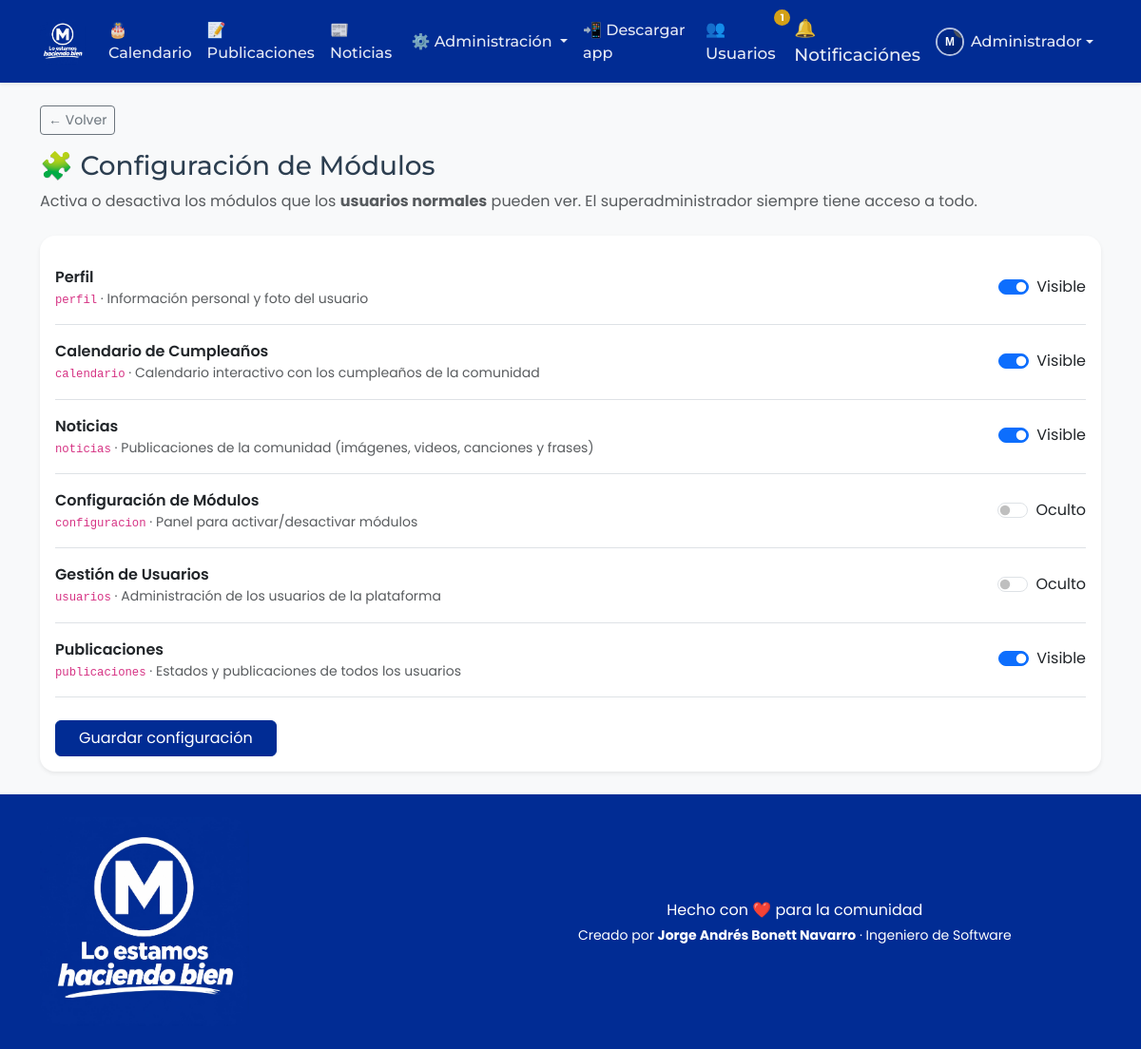
The page /modules/admin/modules_config.php (signed in) on the database its author committed.
### tables this page shows
CREATE TABLE `usuarios` (
  `id`               INT UNSIGNED NOT NULL AUTO_INCREMENT,
  `id_rol`           INT UNSIGNED NOT NULL DEFAULT 2,
  `usuario`          VARCHAR(50)  NOT NULL COMMENT 'Nombre de usuario para iniciar sesión',
  `nombre`           VARCHAR(80)  NOT NULL,
  `apellidos`        VARCHAR(120) NOT NULL,
  `fecha_nacimiento` DATE         NOT NULL,
  `direccion`        VARCHAR(255) DEFAULT NULL,
  `barrio`           VARCHAR(120) DEFAULT NULL,
  `zona`             ENUM('Urbana','Vereda') NOT NULL DEFAULT 'Urbana',
  `foto`             VARCHAR(255) DEFAULT NULL COMMENT 'Ruta relativa de la imagen de perfil',
  `email`            VARCHAR(160) DEFAULT NULL,
  `password`         VARCHAR(255) NOT NULL COMMENT 'Hash generado con password_hash()',
  `estado`           TINYINT(1)   NOT NULL DEFAULT 1 COMMENT '1=Activo, 2=Inactivo',
  `creado_en`        TIMESTAMP    NOT NULL DEFAULT CURRENT_TIMESTAMP,
  PRIMARY KEY (`id`),
  UNIQUE KEY `uq_usuarios_usuario` (`usuario`),
  UNIQUE KEY `uq_usuarios_email` (`email`),
  KEY `idx_usuarios_rol` (`id_rol`),
  KEY `idx_usuarios_nacimiento` (`fecha_nacimiento`),
  CONSTRAINT `fk_usuarios_rol` FOREIGN KEY (`id_rol`)
    REFERENCES `roles` (`id`) ON UPDATE CASCADE ON DELETE RESTRICT
);

CREATE TABLE `modulos` (
  `id`            INT UNSIGNED NOT NULL AUTO_INCREMENT,
  `nombre`        VARCHAR(120) NOT NULL,
  `clave_modulo`  VARCHAR(60)  NOT NULL,
  `descripcion`   VARCHAR(255) DEFAULT NULL,
  PRIMARY KEY (`id`),
  UNIQUE KEY `uq_modulos_clave` (`clave_modulo`)
);

### config/database.php (called while the page is built, shortened)
<?php
class Database
{
    private static $instance = null;
    public static function connection(): PDO
    {
        if (self::$instance === null) {
            $host = $_ENV['DB_HOST'] ?? 'localhost';
            $port = $_ENV['DB_PORT'] ?? '3306';
            $name = $_ENV['DB_NAME'] ?? 'monchomania';
            $user = $_ENV['DB_USER'] ?? 'root';
            $pass = $_ENV['DB_PASS'] ?? '';
            $dsn = sprintf(
                'mysql:host=%s;port=%s;dbname=%s;charset=utf8mb4',
                $host,
                $port,
                $name
            );
            $options = [
                PDO::ATTR_ERRMODE            => PDO::ERRMODE_EXCEPTION,
                PDO::ATTR_DEFAULT_FETCH_MODE => PDO::FETCH_ASSOC,
                PDO::ATTR_EMULATE_PREPARES   => false,
                PDO::ATTR_STRINGIFY_FETCHES  => false,
                PDO::MYSQL_ATTR_INIT_COMMAND => 'SET NAMES utf8mb4 COLLATE utf8mb4_unicode_ci',
            ];
            try {
                self::$instance = new PDO($dsn, $user, $pass, $options);
                self::$instance->exec("SET time_zone = '+00:00'");
            } catch (PDOException $e) {
                http_response_code(500);
                if (($_ENV['APP_DEBUG'] ?? 'false') === 'true') {
                    die('Error de conexión a la base de datos: ' . $e->getMessage());
                }
                die('Error de conexión a la base de datos.');
            }
        }
        return self::$instance;
    }
}

### modules/admin/modules_config.php (the view, shortened to what this page needs)
<?php
$stmt = Database::connection()->query(
    "SELECT m.id, m.nombre, m.clave_modulo, m.descripcion, COALESCE(pm.visible, 0) AS visible
       FROM modulos m
       LEFT JOIN permisos_modulos pm ON pm.id_modulo = m.id AND pm.id_rol = 2
      ORDER BY m.id"
);
$modulos = $stmt->fetchAll();
require_once __DIR__ . '/../../includes/header.php';
require_once __DIR__ . '/../../includes/navbar.php';
?>
<div class="container py-4">
    <?= back_button('modules/calendar/index.php') ?>
    <h1 class="h3 mb-2">🧩 Configuración de Módulos</h1>
    <p class="text-muted mb-4">
        Activa o desactiva los módulos que los <strong>usuarios normales</strong> pueden ver.
        El superadministrador siempre tiene acceso a todo.
    </p>
    <div class="card mm-card shadow-sm">
        <div class="card-body">
            <form method="post" action="">
                <?php foreach ($modulos as $m): ?>
                    <div class="d-flex align-items-center justify-content-between py-3 border-bottom">
                        <div class="me-3">
                            <div class="fw-semibold"><?= e($m['nombre']) ?></div>
                            <div class="text-muted small">
                                <code><?= e($m['clave_modulo']) ?></code> · <?= e($m['descripcion']) ?>
                            </div>
                        </div>
                        <div class="form-check form-switch ms-3">
                            <input class="form-check-input" type="checkbox" role="switch"
                                   id="modulo_<?= (int) $m['id'] ?>" name="modulo_<?= (int) $m['id'] ?>"
                                   <?= (int) $m['visible'] === 1 ? 'checked' : '' ?>>
                            <label class="form-check-label" for="modulo_<?= (int) $m['id'] ?>">
                                <?= (int) $m['visible'] === 1 ? 'Visible' : 'Oculto' ?>
                            </label>
                        </div>
                    </div>
                <?php endforeach; ?>
                <button type="submit" class="btn btn-primary mt-4 px-4">Guardar configuración</button>
            </form>
        </div>
    </div>
</div>
<?php require_once __DIR__ . '/../../includes/footer.php'; ?>

### includes/navbar.php (shortened to what this page needs)
<?php
$currentUser = $currentUser ?? (is_logged_in() ? current_user() : null);
$totalUsuariosActivos = 0;
if ($currentUser) {
    $totalUsuariosActivos = total_users_count();
}
?>
<nav class="navbar navbar-expand-lg navbar-dark mm-navbar sticky-top shadow-sm">
    <div class="container">
        <a class="navbar-brand mm-brand" href="<?= base_url('index.php') ?>">
            <img src="<?= asset('img/logo.png') ?>" alt="monchomania" class="mm-logo">
        </a>
        <div class="collapse navbar-collapse" id="mainNav">
            <ul class="navbar-nav ms-auto align-items-lg-center">
                <?php if ($currentUser): ?>
                    <?php if (module_is_visible('calendario')): ?>
                        <li class="nav-item">
                            <a class="nav-link" href="<?= base_url('modules/calendar/index.php') ?>">
                                🎂 Calendario
                            </a>
                        </li>
                    <?php endif; ?>
                    <?php if (module_is_visible('publicaciones')): ?>
                        <li class="nav-item">
                            <a class="nav-link" href="<?= base_url('modules/posts/index.php') ?>">
                                📝 Publicaciones
                            </a>
                        </li>
                    <?php endif; ?>
                    <?php if (module_is_visible('noticias')): ?>
                        <li class="nav-item">
                            <a class="nav-link" href="<?= base_url('modules/news/index.php') ?>">
                                📰 Noticias
                            </a>
                        </li>
                    <?php endif; ?>
                    <?php if (is_admin()): ?>
                        <li class="nav-item dropdown">
                            <a class="nav-link dropdown-toggle" href="#" role="button"
                               data-bs-toggle="dropdown" aria-expanded="false">
                                ⚙️ Administración
                            </a>
                        </li>
                    <?php endif; ?>
                    <li class="nav-item">
                        <a class="nav-link js-install-app" href="#" role="button" title="Descargar como app">
                            📲 Descargar app
                        </a>
                    </li>
                    <li class="nav-item">
                        <a class="nav-link position-relative mm-users"
                           href="<?= base_url('modules/users/index.php') ?>"
                           title="Usuarios de la comunidad">
                            👥 Usuarios
                            <span class="badge rounded-pill mm-users-badge"><?= $totalUsuariosActivos ?></span>
                        </a>
                    </li>
                    <li class="nav-item dropdown">
                        <a class="nav-link position-relative mm-bell" href="#" role="button"
                           data-bs-toggle="dropdown" data-bs-auto-close="outside" aria-expanded="false"
                           aria-label="Notificaciones"
                           data-read-url="<?= base_url('modules/notifications/read.php') ?>"
                           data-delete-url="<?= base_url('modules/notifications/delete.php') ?>">
                            🔔Notificaciónes
                        </a>
                    </li>
                    <li class="nav-item dropdown">
                        <a class="nav-link dropdown-toggle d-flex align-items-center" href="#" role="button"
                           data-bs-toggle="dropdown" aria-expanded="false">
                            <img src="<?= e($currentUser['foto'] ? uploads_url('profiles/' . $currentUser['foto']) : asset('img/avatar-default.svg')) ?>"
                                 class="nav-avatar js-profile-photo" alt="Foto de perfil">
                            <span><?= e($currentUser['nombre']) ?></span>
                        </a>
                    </li>
                <?php endif; ?>
            </ul>
        </div>
    </div>
</nav>

### assets/css/style.css (style rules this page uses)
:root { --mm-primary: #012C94; --mm-primary-dark: #012069; --mm-primary-darker: #001442; --mm-primary-soft: #EDF1FC; --mm-accent: #D4A017; --mm-accent-soft: #FBF3E0; --mm-dark: #2C3E50; --mm-muted: #7F8C8D; --mm-light: #F8F9FA; --mm-border: #E9ECEF; --mm-radius: 1rem; --mm-shadow: 0 8px 24px rgba(44, 62, 80, 0.08); --mm-shadow-hover: 0 14px 34px rgba(44, 62, 80, 0.15); --font-heading: 'Montserrat', sans-serif; --font-body: 'Poppins', sans-serif; }
body { font-family: var(--font-body); background: var(--mm-light); color: var(--mm-dark); min-height: 100vh; display: flex; flex-direction: column; }
h1, h2, h3, h4, h5, h6 { font-family: var(--font-heading); }
a { color: var(--mm-primary); }
.mm-brand { display: inline-flex; align-items: center; padding: 0; }
.mm-logo { display: block; height: 48px; width: auto; border-radius: 12px; }
.mm-navbar { background: var(--mm-primary); box-shadow: 0 4px 14px rgba(1, 32, 105, 0.25); }
.mm-navbar .nav-link { font-family: var(--font-heading); font-weight: 500; color: rgba(255, 255, 255, 0.9) !important; }
.nav-avatar { width: 30px; height: 30px; border-radius: 50%; object-fit: cover; margin-right: 7px; border: 2px solid rgba(255, 255, 255, 0.7); }
.js-profile-photo { cursor: zoom-in; }
.mm-bell { font-size: 1.15rem; }
.mm-users { font-size: 1.05rem; }
.mm-users-badge { position: absolute; top: 0; right: -4px; background: var(--mm-accent); color: #fff; font-size: 0.65rem; padding: 0.2rem 0.4rem; }
.mm-card { border: none; border-radius: var(--mm-radius); box-shadow: var(--mm-shadow); transition: transform 0.2s ease, box-shadow 0.2s ease; }
.btn-primary { background: var(--mm-primary); border-color: var(--mm-primary); }

### rows shown on the page
usuarios: nombre "Administrador"
modulos: nombre "Perfil", clave_modulo "perfil", descripcion "Información personal y foto del usuario", shows "Visible"
modulos: nombre "Calendario de Cumpleaños", clave_modulo "calendario", descripcion "Calendario interactivo con los cumpleaños de la comunidad", shows "Visible"
modulos: nombre "Noticias", clave_modulo "noticias", descripcion "Publicaciones de la comunidad (imágenes, videos, canciones y frases)", shows "Visible"
modulos: nombre "Configuración de Módulos", clave_modulo "configuracion", descripcion "Panel para activar/desactivar módulos", shows "Oculto"
modulos: nombre "Gestión de Usuarios", clave_modulo "usuarios", descripcion "Administración de los usuarios de la plataforma", shows "Oculto"
modulos: nombre "Publicaciones", clave_modulo "publicaciones", descripcion "Estados y publicaciones de todos los usuarios", shows "Visible"

### other values the page prints
$totalUsuariosActivos "1"
